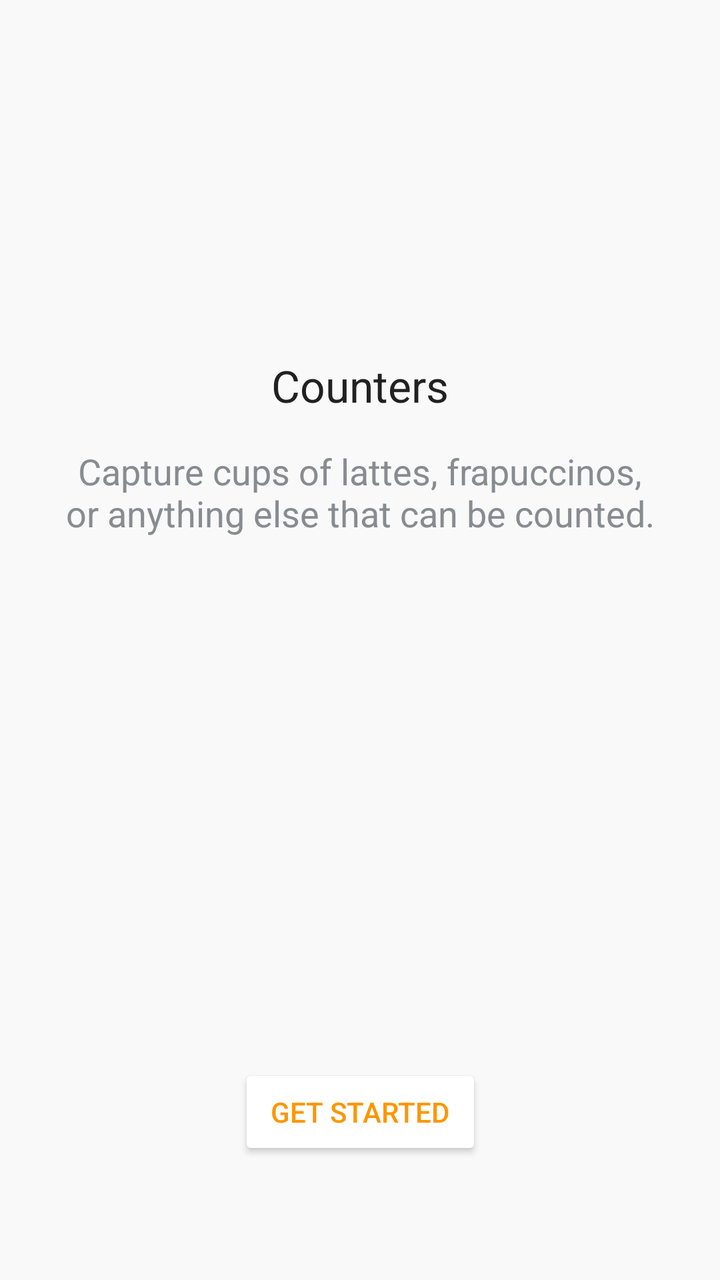
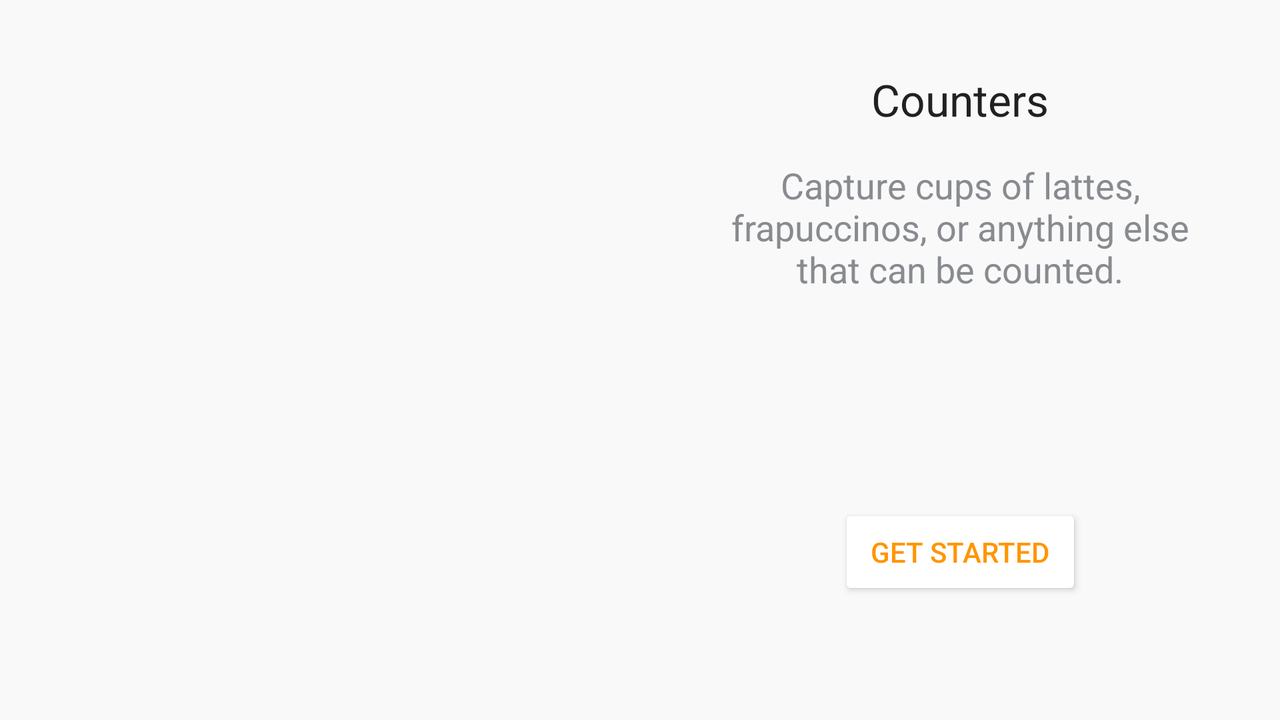

Two renders of one Android screen. The first uses the default layout on a phone; the second uses the alternative layout the repository ships for a different screen configuration, on a matching device. The two XML files are below.
<!-- AndroidManifest.xml: activity theme Theme.CountersWelcome -->
<!-- res/layout/activity_welcome.xml -->
<?xml version="1.0" encoding="utf-8"?>
<androidx.constraintlayout.widget.ConstraintLayout xmlns:android="http://schemas.android.com/apk/res/android"
    xmlns:app="http://schemas.android.com/apk/res-auto"
    xmlns:tools="http://schemas.android.com/tools"
    android:layout_width="match_parent"
    android:layout_height="match_parent"
    tools:context=".presentation.welcome.WelcomeActivity">

    <ImageView
        android:id="@+id/imageLogo"
        android:layout_width="@dimen/welcome_logo_size"
        android:layout_height="wrap_content"
        android:layout_marginTop="@dimen/margin_big_2"
        android:importantForAccessibility="no"
        android:src="@drawable/ic_welcome_logo"
        app:layout_constraintEnd_toEndOf="parent"
        app:layout_constraintStart_toStartOf="parent"
        app:layout_constraintTop_toTopOf="parent" />

    <include
        android:id="@+id/contentWelcome"
        layout="@layout/layout_welcome_content"
        android:layout_width="0dp"
        android:layout_height="0dp"
        app:layout_constraintBottom_toBottomOf="parent"
        app:layout_constraintEnd_toEndOf="parent"
        app:layout_constraintStart_toStartOf="parent"
        app:layout_constraintTop_toBottomOf="@id/imageLogo" />

</androidx.constraintlayout.widget.ConstraintLayout>
<!-- res/layout/layout_welcome_content.xml (included above) -->
<?xml version="1.0" encoding="utf-8"?>
<androidx.constraintlayout.widget.ConstraintLayout xmlns:android="http://schemas.android.com/apk/res/android"
    xmlns:app="http://schemas.android.com/apk/res-auto"
    android:layout_width="match_parent"
    android:layout_height="match_parent">

    <TextView
        android:id="@+id/textTitle"
        style="@style/TextAppearance.AppCompat.Large"
        android:layout_width="wrap_content"
        android:layout_height="wrap_content"
        android:text="@string/welcome_title"
        app:layout_constraintBottom_toTopOf="@+id/textDescription"
        app:layout_constraintLeft_toLeftOf="parent"
        app:layout_constraintRight_toRightOf="parent"
        app:layout_constraintTop_toTopOf="parent"
        app:layout_constraintVertical_bias="0.25"
        app:layout_constraintVertical_chainStyle="packed" />

    <TextView
        android:id="@+id/textDescription"
        style="@style/TextAppearance.AppCompat.Medium"
        android:layout_width="0dp"
        android:layout_height="wrap_content"
        android:layout_marginStart="@dimen/margin_normal_3"
        android:layout_marginTop="@dimen/margin_normal_1"
        android:layout_marginEnd="@dimen/margin_normal_3"
        android:text="@string/welcome_description"
        android:textAlignment="center"
        app:layout_constraintBottom_toTopOf="@+id/buttonStart"
        app:layout_constraintLeft_toLeftOf="parent"
        app:layout_constraintRight_toRightOf="parent"
        app:layout_constraintTop_toBottomOf="@+id/textTitle"
        app:layout_constraintVertical_bias="0.0" />

    <Button
        android:id="@+id/buttonStart"
        android:layout_width="wrap_content"
        android:layout_height="wrap_content"
        android:layout_marginBottom="@dimen/margin_big_1"
        android:backgroundTint="@color/white"
        android:paddingStart="@dimen/margin_normal_1"
        android:paddingEnd="@dimen/margin_normal_1"
        android:text="@string/get_started"
        android:textColor="?attr/colorPrimary"
        app:layout_constraintBottom_toBottomOf="parent"
        app:layout_constraintEnd_toEndOf="parent"
        app:layout_constraintStart_toStartOf="parent" />

</androidx.constraintlayout.widget.ConstraintLayout>
<!-- resources referenced by this layout -->
<resources>
  <color name="white">#FFFFFF</color>
  <dimen name="margin_big_1">60dp</dimen>
  <dimen name="margin_big_2">90dp</dimen>
  <dimen name="margin_normal_1">16dp</dimen>
  <dimen name="margin_normal_3">32dp</dimen>
  <dimen name="welcome_logo_size">200dp</dimen>
  <string name="get_started">Get started</string>
  <string name="welcome_description">Capture cups of lattes, frapuccinos, or anything else that can be counted.</string>
  <string name="welcome_title">Counters</string>
  <!-- from res/values-v23/ -->
  <style name="Theme.CountersWelcome" parent="Theme.CountersNormal">
          <item name="android:windowBackground">@color/welcome_background</item>
      </style>
  <!-- from res/values-v23/ -->
  <style name="Theme.CountersNormal" parent="Theme.MaterialComponents.DayNight.NoActionBar.Bridge">
          
          <item name="colorPrimary">@color/orange</item>
          <item name="colorOnPrimary">@color/black</item>
          
          <item name="colorSecondary">@color/white</item>
          <item name="colorOnSecondary">@color/gray</item>
          <item name="android:textColorPrimary">@color/black</item>
          <item name="android:textColorSecondary">@color/gray</item>
          <item name="android:textColorTertiary">@color/light_gray</item>
          
          <item name="android:statusBarColor">?attr/colorSecondary</item>
          <item name="android:windowLightStatusBar">true</item>
          <item name="windowActionModeOverlay">true</item>
          <item name="android:windowBackground">@color/white</item>
          <item name="colorControlNormal">@color/white</item>
          <item name="android:backgroundDimAmount">0</item>
          <item name="actionModeCloseDrawable">@drawable/ic_close</item>
          <item name="actionModeStyle">@style/Widget.App.ActionMode</item>
      </style>
  <color name="welcome_background">#F9F9F9</color>
  <color name="orange">#FF9500</color>
  <color name="black">#212121</color>
  <color name="gray">#888B90</color>
  <color name="light_gray">#DCDCDF</color>
  <!-- from res/values-v23/ -->
  <style name="Widget.App.ActionMode" parent="Widget.AppCompat.ActionMode">
          <item name="titleTextStyle">?attr/textAppearanceHeadline6</item>
          <item name="subtitleTextStyle">?attr/textAppearanceSubtitle1</item>
          <item name="background">@color/white</item>
      </style>
</resources>
<!-- res/layout-land/activity_welcome.xml (the repository's variant of the layout above) -->
<!-- drawn on the phone turned sideways -->
<?xml version="1.0" encoding="utf-8"?>
<androidx.constraintlayout.widget.ConstraintLayout xmlns:android="http://schemas.android.com/apk/res/android"
    xmlns:app="http://schemas.android.com/apk/res-auto"
    xmlns:tools="http://schemas.android.com/tools"
    android:layout_width="match_parent"
    android:layout_height="match_parent"
    tools:context=".presentation.welcome.WelcomeActivity">

    <ImageView
        android:id="@+id/imageLogo"
        android:layout_width="@dimen/welcome_logo_size"
        android:layout_height="wrap_content"
        android:importantForAccessibility="no"
        android:src="@drawable/ic_welcome_logo"
        app:layout_constraintBottom_toBottomOf="parent"
        app:layout_constraintEnd_toEndOf="@id/guidelineCenter"
        app:layout_constraintStart_toStartOf="parent"
        app:layout_constraintTop_toTopOf="parent" />


    <include
        android:id="@+id/contentWelcome"
        layout="@layout/layout_welcome_content"
        android:layout_width="0dp"
        android:layout_height="0dp"
        app:layout_constraintBottom_toBottomOf="parent"
        app:layout_constraintEnd_toEndOf="parent"
        app:layout_constraintStart_toStartOf="@id/guidelineCenter"
        app:layout_constraintTop_toTopOf="parent" />

    <androidx.constraintlayout.widget.Guideline
        android:id="@+id/guidelineCenter"
        android:layout_width="wrap_content"
        android:layout_height="wrap_content"
        android:orientation="vertical"
        app:layout_constraintGuide_percent="0.5" />

</androidx.constraintlayout.widget.ConstraintLayout>
<!-- resources referenced by the variant -->
<!-- as the phone turned sideways resolves them -->
<resources>
  <color name="white">#FFFFFF</color>
  <dimen name="margin_big_1">60dp</dimen>
  <dimen name="margin_normal_1">16dp</dimen>
  <dimen name="margin_normal_3">32dp</dimen>
  <dimen name="welcome_logo_size">200dp</dimen>
  <string name="get_started">Get started</string>
  <string name="welcome_description">Capture cups of lattes, frapuccinos, or anything else that can be counted.</string>
  <string name="welcome_title">Counters</string>
  <!-- from res/values-v23/ -->
  <style name="Theme.CountersWelcome" parent="Theme.CountersNormal">
          <item name="android:windowBackground">@color/welcome_background</item>
      </style>
  <!-- from res/values-v23/ -->
  <style name="Theme.CountersNormal" parent="Theme.MaterialComponents.DayNight.NoActionBar.Bridge">
          
          <item name="colorPrimary">@color/orange</item>
          <item name="colorOnPrimary">@color/black</item>
          
          <item name="colorSecondary">@color/white</item>
          <item name="colorOnSecondary">@color/gray</item>
          <item name="android:textColorPrimary">@color/black</item>
          <item name="android:textColorSecondary">@color/gray</item>
          <item name="android:textColorTertiary">@color/light_gray</item>
          
          <item name="android:statusBarColor">?attr/colorSecondary</item>
          <item name="android:windowLightStatusBar">true</item>
          <item name="windowActionModeOverlay">true</item>
          <item name="android:windowBackground">@color/white</item>
          <item name="colorControlNormal">@color/white</item>
          <item name="android:backgroundDimAmount">0</item>
          <item name="actionModeCloseDrawable">@drawable/ic_close</item>
          <item name="actionModeStyle">@style/Widget.App.ActionMode</item>
      </style>
  <color name="welcome_background">#F9F9F9</color>
  <color name="orange">#FF9500</color>
  <color name="black">#212121</color>
  <color name="gray">#888B90</color>
  <color name="light_gray">#DCDCDF</color>
  <!-- from res/values-v23/ -->
  <style name="Widget.App.ActionMode" parent="Widget.AppCompat.ActionMode">
          <item name="titleTextStyle">?attr/textAppearanceHeadline6</item>
          <item name="subtitleTextStyle">?attr/textAppearanceSubtitle1</item>
          <item name="background">@color/white</item>
      </style>
</resources>
